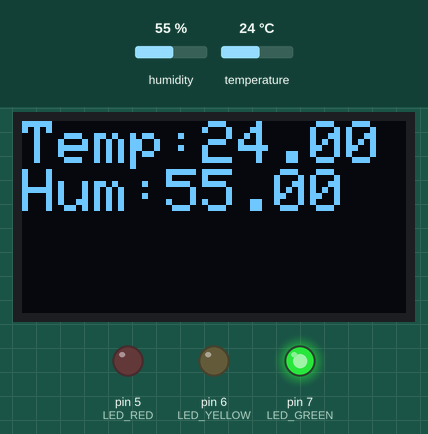
Simulated run of this sketch. Board: Arduino Uno, built with avr-gcc and run on an emulated ATmega328P. Shown: 128×64 one-colour display, output pins drawn as LEDs (lit = HIGH). The inputs (shaded band) are chosen by the test bench; at power-on: temperature 24 °C, humidity 55 %.

Above: at 6.9 s.
7.0 s: temperature set to 28 °C
At 10.5 s:
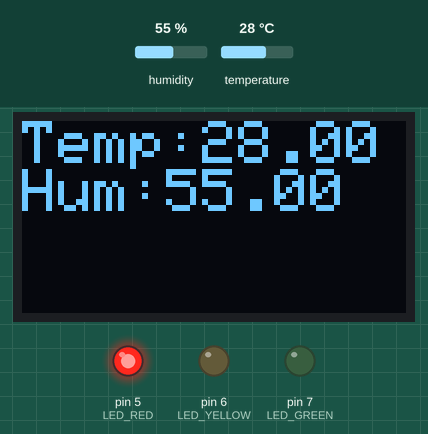
11.5 s: humidity set to 22 %
At 13.5 s:
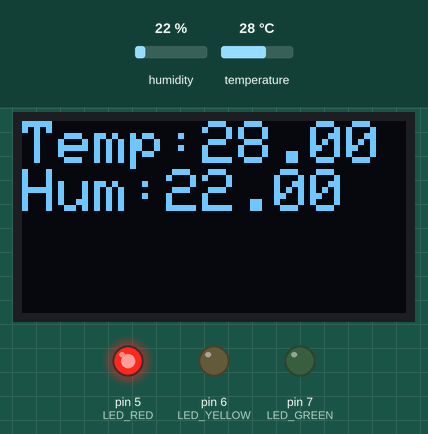
16.0 s: humidity set to 40 %
At 19.6 s:
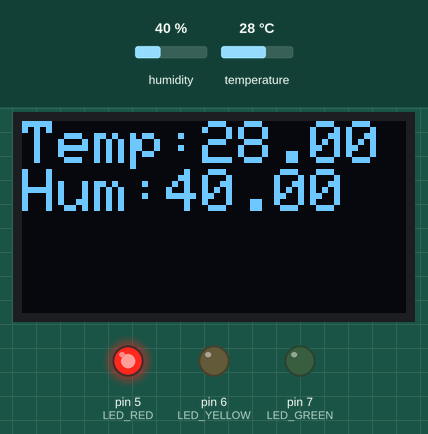
20.5 s: temperature set to 26 °C
At 22.6 s:
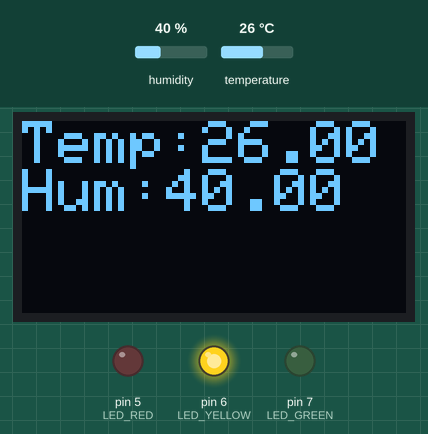
Timing chart, 0 to 24.1 s (numbered marks = the images above; inputs shaded):
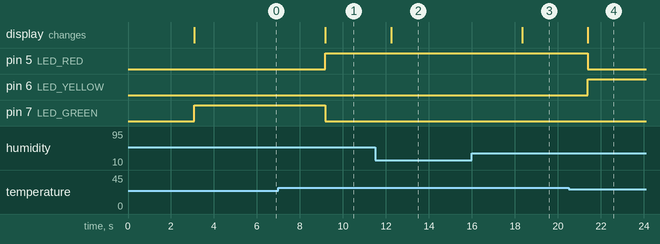

The sketch:

temp_monitor.ino
```cpp
#include "DHT.h"
#include "Wire.h"
#include "Adafruit_GFX.h"
#include "Adafruit_SSD1306.h"

#define DATA_PIN 4
#define LED_RED 5
#define LED_YELLOW 6
#define LED_GREEN 7
Adafruit_SSD1306 display(-1);

DHT dht(DATA_PIN, DHT11);

void setup() {
  // put your setup code here, to run once:
  display.begin(SSD1306_SWITCHCAPVCC, 0x3C);
  Serial.begin(9600);
  dht.begin();

  pinMode(LED_YELLOW, OUTPUT);
  pinMode(LED_RED, OUTPUT);
  pinMode(LED_GREEN, OUTPUT);


}

void loop() {
  // put your main code here, to run repeatedly:
  delay(3000);
  display.clearDisplay(); // ディスプレイの初期化

  display.setTextSize(2); // テキストの大きさ
  display.setTextColor(WHITE); // テキストの色
  display.setCursor(0, 0); // 出力文字の開始位置

  float h = dht.readHumidity(); // 湿度の読み取り
  float t = dht.readTemperature(); // 温度の読み取り


  display.print("Temp:");
  display.println(t);
  display.print("Hum:");
  display.println(h);
  display.display();

  if (t <= 25) {
      digitalWrite(LED_GREEN, HIGH);
      digitalWrite(LED_YELLOW, LOW);
      digitalWrite(LED_RED, LOW);
  } else if (t > 25 && t < 28) {
      digitalWrite(LED_YELLOW, HIGH);
      digitalWrite(LED_GREEN, LOW);
      digitalWrite(LED_RED, LOW);
 } else {
      digitalWrite(LED_RED, HIGH);
      digitalWrite(LED_YELLOW, LOW);
      digitalWrite(LED_GREEN, LOW);
  }
}
```

Measured:
- the behaviour switches between 28 and 27 °C on temperature (found by bisection; images 3 and 4)
- after the input at 7.0 s, pin 5 (LED_RED): LOW → HIGH after 2.2 s; pin 7 (LED_GREEN): HIGH → LOW after 2.2 s; the display: changes after 2.2 s (image 1)
- after the input at 11.5 s, the display: changes after 0.74 s (image 2)
- after the input at 16.0 s, the display: changes after 2.3 s (image 3)
- after the input at 20.5 s, pin 5 (LED_RED): HIGH → LOW after 0.90 s; pin 6 (LED_YELLOW): LOW → HIGH after 0.90 s; the display: changes after 0.90 s (image 4)
